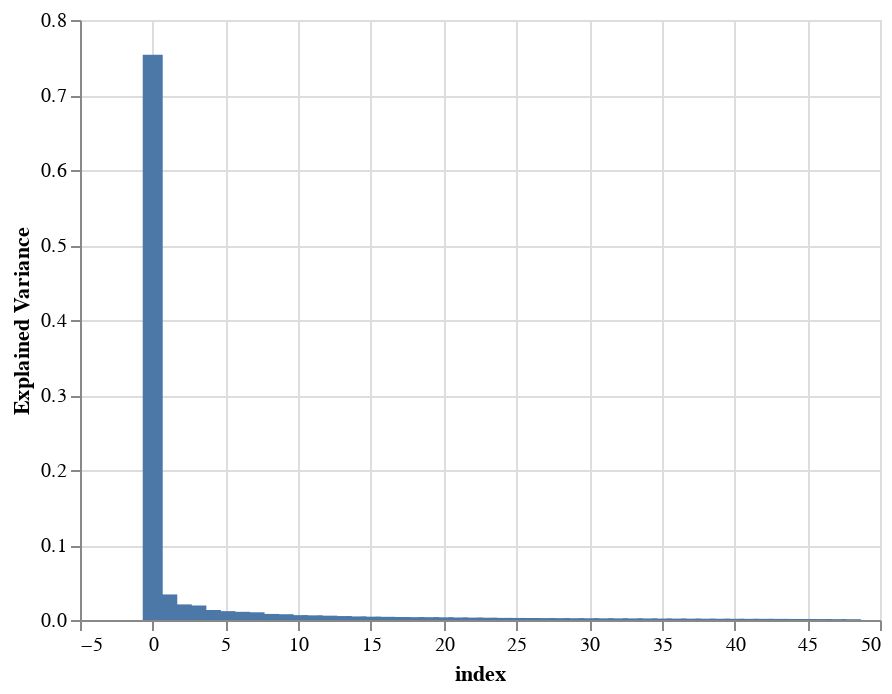

The notebook cell saved with this chart:
### Code cell
pve_df = pd.DataFrame(pca_dict['pve'], columns=["Explained Variance"]).reset_index()

alt.Chart(pve_df).mark_bar(width=10).encode(
    x = 'index',
    y='Explained Variance'
)

### Figure 1 — Vega-Lite specification as saved in the notebook (floating-point values rounded to 4 significant figures)
{"config": {"view": {"continuousWidth": 400, "continuousHeight": 300}}, "data": {"name": "data-d7a9d8ebac8cd449158917363027f282"}, "mark": {"type": "bar", "width": 10}, "encoding": {"x": {"type": "quantitative", "field": "index"}, "y": {"type": "quantitative", "field": "Explained Variance"}}, "$schema": "https://vega.github.io/schema/vega-lite/v4.0.2.json", "datasets": {"data-d7a9d8ebac8cd449158917363027f282": [{"index": 0, "Explained Variance": 0.7537}, {"index": 1, "Explained Variance": 0.0341}, {"index": 2, "Explained Variance": 0.02082}, {"index": 3, "Explained Variance": 0.01935}, {"index": 4, "Explained Variance": 0.01336}, {"index": 5, "Explained Variance": 0.01181}, {"index": 6, "Explained Variance": 0.01091}, {"index": 7, "Explained Variance": 0.01029}, {"index": 8, "Explained Variance": 0.008088}, {"index": 9, "Explained Variance": 0.007705}, {"index": 10, "Explained Variance": 0.0065}, {"index": 11, "Explained Variance": 0.006189}, {"index": 12, "Explained Variance": 0.005779}, {"index": 13, "Explained Variance": 0.005269}, {"index": 14, "Explained Variance": 0.004769}, {"index": 15, "Explained Variance": 0.004446}, {"index": 16, "Explained Variance": 0.004252}, {"index": 17, "Explained Variance": 0.004009}, {"index": 18, "Explained Variance": 0.003805}, {"index": 19, "Explained Variance": 0.003732}, {"index": 20, "Explained Variance": 0.00359}, {"index": 21, "Explained Variance": 0.003371}, {"index": 22, "Explained Variance": 0.00319}, {"index": 23, "Explained Variance": 0.003079}, {"index": 24, "Explained Variance": 0.002816}, {"index": 25, "Explained Variance": 0.00275}, {"index": 26, "Explained Variance": 0.002684}, {"index": 27, "Explained Variance": 0.00256}, {"index": 28, "Explained Variance": 0.002477}, {"index": 29, "Explained Variance": 0.002367}, {"index": 30, "Explained Variance": 0.002302}, {"index": 31, "Explained Variance": 0.002233}, {"index": 32, "Explained Variance": 0.00217}, {"index": 33, "Explained Variance": 0.00213}, {"index": 34, "Explained Variance": 0.00205}, {"index": 35, "Explained Variance": 0.001921}, {"index": 36, "Explained Variance": 0.00188}, {"index": 37, "Explained Variance": 0.001784}, {"index": 38, "Explained Variance": 0.001734}, {"index": 39, "Explained Variance": 0.001659}, {"index": 40, "Explained Variance": 0.001616}, {"index": 41, "Explained Variance": 0.001558}, {"index": 42, "Explained Variance": 0.001553}, {"index": 43, "Explained Variance": 0.001478}, {"index": 44, "Explained Variance": 0.001395}, {"index": 45, "Explained Variance": 0.001332}, {"index": 46, "Explained Variance": 0.001263}, {"index": 47, "Explained Variance": 0.00115}, {"index": 48, "Explained Variance": 0.001057}, {"index": 49, "Explained Variance": 6.16e-30}]}}
